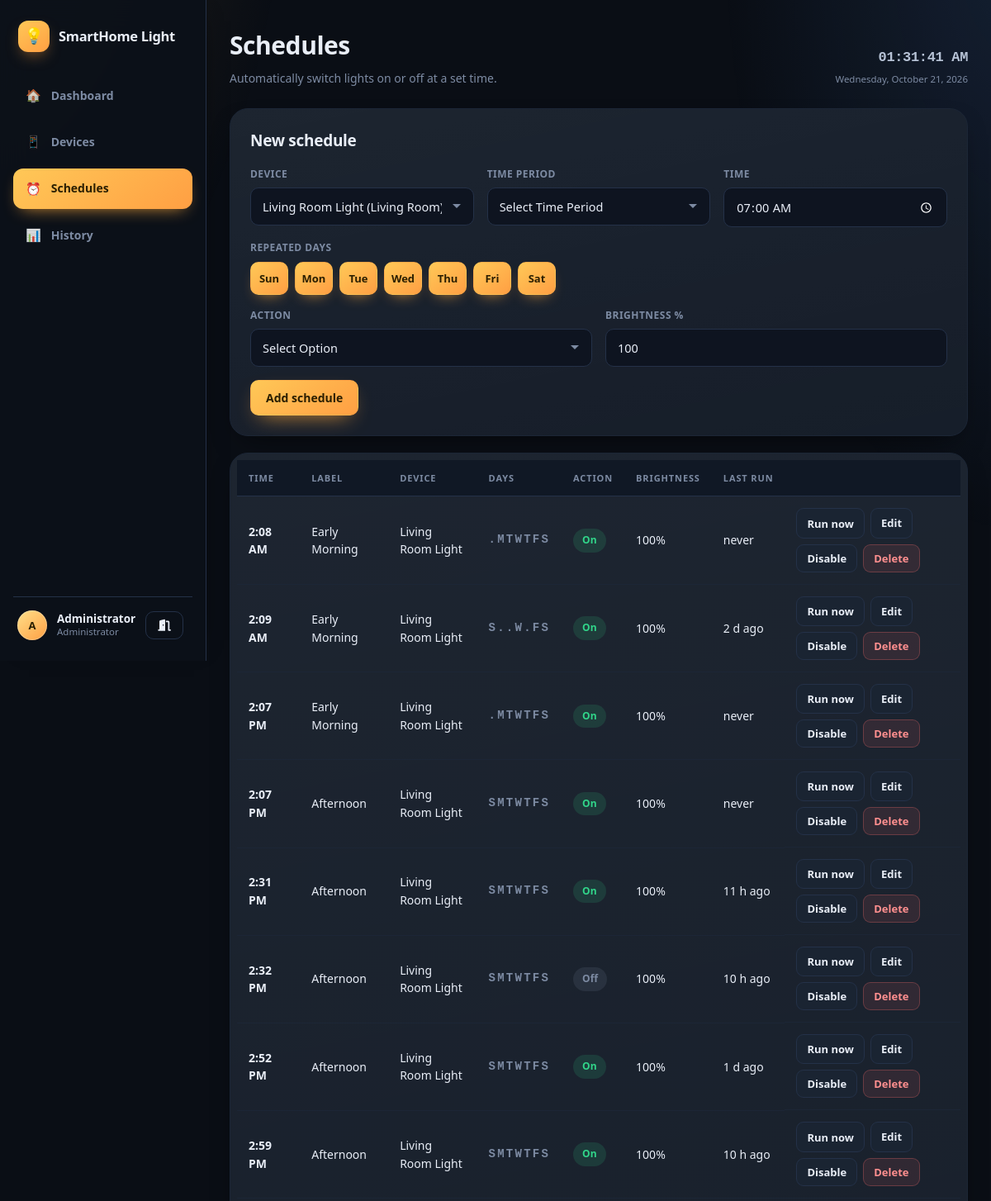
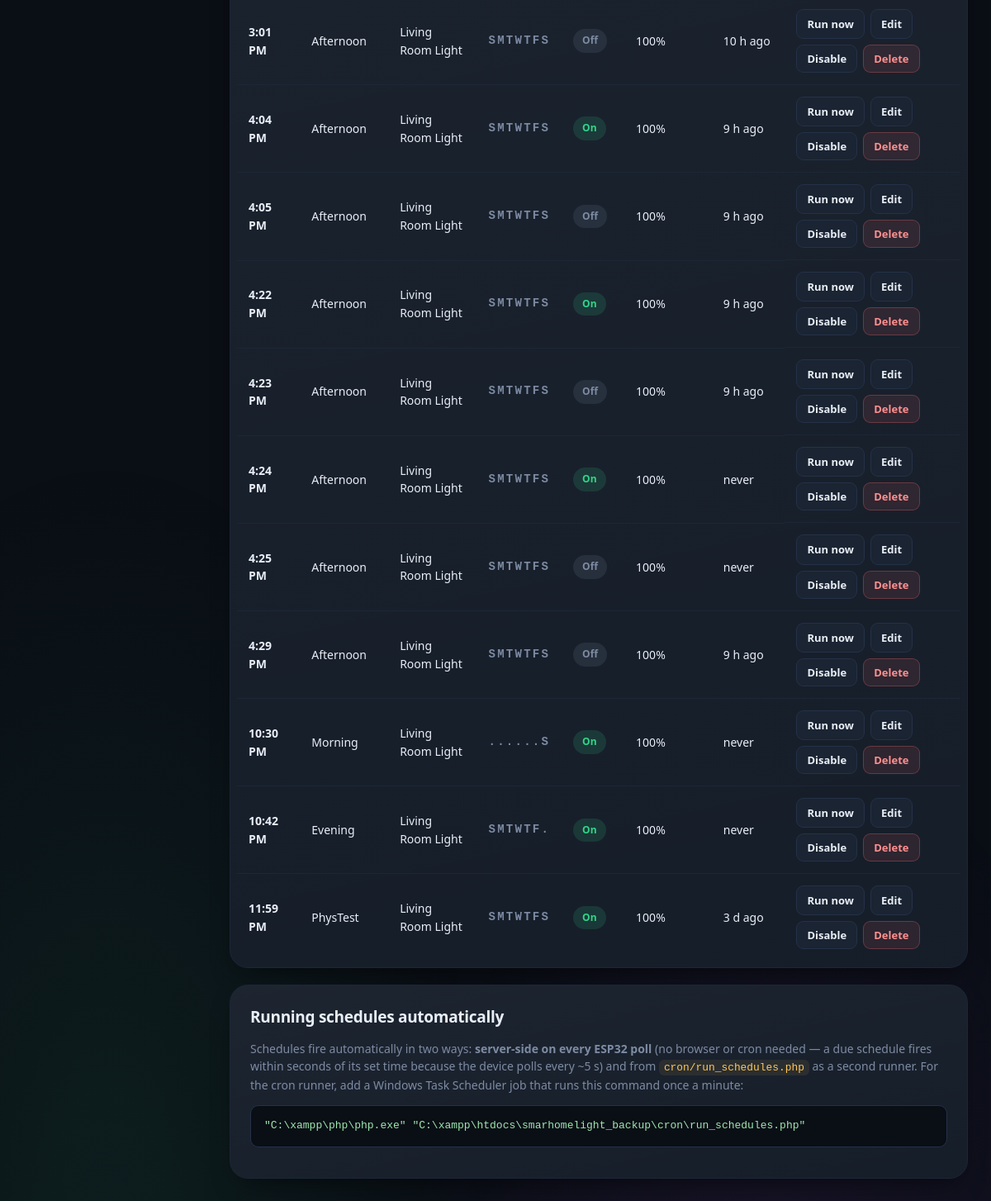
Screenshot of /schedules.php (signed in) with the database file from the repository (2 pictures, top to bottom).
### tables this page shows
CREATE TABLE IF NOT EXISTS `schedules` (
  `id`          INT UNSIGNED NOT NULL AUTO_INCREMENT,
  `device_id`   INT UNSIGNED NOT NULL,
  `label`       VARCHAR(80)  NOT NULL DEFAULT 'Schedule',
  `time_of_day` TIME         NOT NULL,
  `days_of_week` VARCHAR(20)  NOT NULL DEFAULT '1111111',
  `is_on`       TINYINT(1)   NOT NULL DEFAULT 1,
  `brightness`  TINYINT UNSIGNED NOT NULL DEFAULT 100,
  `color_r`     SMALLINT UNSIGNED NOT NULL DEFAULT 255,
  `color_g`     SMALLINT UNSIGNED NOT NULL DEFAULT 214,
  `color_b`     SMALLINT UNSIGNED NOT NULL DEFAULT 175,
  `enabled`     TINYINT(1)   NOT NULL DEFAULT 1,
  `last_run`    DATETIME     NULL DEFAULT NULL,
  `created_at`  TIMESTAMP    NOT NULL DEFAULT CURRENT_TIMESTAMP,
  PRIMARY KEY (`id`),
  KEY `ix_sched_enabled` (`enabled`,`time_of_day`),
  CONSTRAINT `fk_sched_device` FOREIGN KEY (`device_id`)
    REFERENCES `devices` (`id`) ON DELETE CASCADE
);

CREATE TABLE IF NOT EXISTS `devices` (
  `id`             INT UNSIGNED NOT NULL AUTO_INCREMENT,
  `device_key`     VARCHAR(64)  NOT NULL,
  `name`           VARCHAR(80)  NOT NULL,
  `room`           VARCHAR(80)  NOT NULL DEFAULT 'Living Room',
  `ip_address`     VARCHAR(45)  NOT NULL DEFAULT '',
  `firmware`       VARCHAR(40)  NOT NULL DEFAULT '',
  `rssi`           SMALLINT     NOT NULL DEFAULT 0,
  `is_online`      TINYINT(1)   NOT NULL DEFAULT 0,
  `last_seen`      DATETIME     NULL DEFAULT NULL,
  `boot_count`     INT UNSIGNED NOT NULL DEFAULT 0,
  `free_heap`      INT UNSIGNED NOT NULL DEFAULT 0,
   
   
   
  `actual_on`        TINYINT(1)   NOT NULL DEFAULT 0,
  `actual_brightness` TINYINT UNSIGNED NOT NULL DEFAULT 0,
  `actual_r`         SMALLINT UNSIGNED NOT NULL DEFAULT 255,
  `actual_g`         SMALLINT UNSIGNED NOT NULL DEFAULT 214,
  `actual_b`         SMALLINT UNSIGNED NOT NULL DEFAULT 175,
  `actual_mode`      ENUM('white','color') NOT NULL DEFAULT 'white',
  `ldr`              SMALLINT UNSIGNED NOT NULL DEFAULT 0,   
  `room_dark`        TINYINT(1)   NOT NULL DEFAULT 0,        
   
   
   
   
  `op_mode`          ENUM('auto','manual','schedule') NOT NULL DEFAULT 'auto',
  `reported_at`      DATETIME     NULL DEFAULT NULL,
  `created_at`     TIMESTAMP    NOT NULL DEFAULT CURRENT_TIMESTAMP,
  PRIMARY KEY (`id`),
  UNIQUE KEY `uq_devices_key` (`device_key`)
);

### includes/db.php (called while the page is built, shortened)
<?php
require_once __DIR__ . '/config.php';
(static function (): void {
    $cfg = require __DIR__ . '/config.php';
})();
function db(): PDO
{
    static $pdo = null;
    if ($pdo instanceof PDO) {
        return $pdo;
    }
    $cfg = app_config()['db'];
    $dsn = sprintf(
        'mysql:host=%s;port=%d;dbname=%s;charset=%s',
        $cfg['host'],
        $cfg['port'],
        $cfg['name'],
        $cfg['charset']
    );
    $options = [
        PDO::ATTR_ERRMODE            => PDO::ERRMODE_EXCEPTION,
        PDO::ATTR_DEFAULT_FETCH_MODE => PDO::FETCH_ASSOC,
        PDO::ATTR_EMULATE_PREPARES   => false,
    ];
    try {
        $pdo = new PDO($dsn, $cfg['user'], $cfg['pass'], $options);
    } catch (PDOException $e) {
        http_response_code(500);
        exit('Database connection failed. Check includes/config.php and run install.php. (' . $e->getMessage() . ')');
    }
    try {
        $offset = (new DateTime('now', new DateTimeZone(date_default_timezone_get())))->format('P');
        if (preg_match('/^[+-]\d{2}:\d{2}$/', $offset)) {
            $pdo->exec("SET time_zone = '$offset'");
        }
    } catch (Throwable $e) {
    }
    return $pdo;
}
function app_config(?string $key = null, $default = null)
{
    static $cfg = null;
    if ($cfg === null) {
        $cfg = require __DIR__ . '/config.php';
        date_default_timezone_set($cfg['timezone']);
    }
    if ($key === null) {
        return $cfg;
    }
    return $cfg[$key] ?? $default;
}
function setting(string $key, $default = null)
{
    static $cache = null;
    if ($cache === null) {
        $cache = [];
        try {
            foreach (db()->query('SELECT setting_key, setting_value FROM settings') as $row) {
                $cache[$row['setting_key']] = $row['setting_value'];
            }
        } catch (Throwable $e) {
            $cache = [];
        }
    }
    return $cache[$key] ?? $default;
}

### includes/config.php (called while the page is built, shortened)
<?php
return [
    'db' => [
        'host'   => '127.0.0.1',
        'port'   => 3306,
        'name'   => 'smartlight',
        'user'   => 'root',
        'pass'   => '',
        'charset'=> 'utf8mb4',
    ],
    'base_path'   => 'auto',
    'site_name'   => 'SmartHome Light',
    'timezone'    => 'Asia/Manila',
    'session_name' => 'smarthome_light_sess',
    'offline_after'  => 90,
    'poll_interval'  => 5,
    'bulb_watts'     => 9.0,
    'cron_token'     => '',
];

### schedules.php (the view, shortened to what this page needs)
<?php
require_once __DIR__ . '/includes/functions.php';
$devices = get_devices();
$schedules = db()->query(
    'SELECT s.*, d.name AS device_name, d.room
       FROM schedules s
       JOIN devices d ON d.id = s.device_id
      ORDER BY s.time_of_day'
)->fetchAll();
$dayNames = ['Sun', 'Mon', 'Tue', 'Wed', 'Thu', 'Fri', 'Sat'];
$edit   = null;
?>
<link
  rel="stylesheet"
  href="https://cdnjs.cloudflare.com/ajax/libs/font-awesome/6.7.2/css/all.min.css"
>
<div class="page-head">
  <div>
    <h1>Schedules</h1>
    <p class="sub">Automatically switch lights on or off at a set time.</p>
  </div>
  <div class="header-right">
    <div class="page-head-clock">
      <time id="liveClock" datetime=""></time>
      <div id="liveDate"></div>
    </div>
  </div>
</div>
<div class="card">
  <h2><?= $edit ? 'Edit schedule' : 'New schedule' ?></h2>
  <?php if ($devices): ?>
  <form method="post" action="<?= url('schedules.php') ?>">
    <div class="form-row">
      <label class="field">
        <span>Device</span>
        <select name="device_id" required>
          <?php foreach ($devices as $d): ?>
            <option value="<?= (int)$d['id'] ?>"<?= ($edit && (int)$edit['device_id'] === (int)$d['id']) ? ' selected' : '' ?>><?= e($d['name']) ?> (<?= e($d['room']) ?>)</option>
          <?php endforeach; ?>
        </select>
      </label>
     <label class="field">
  <span>Time Period</span>
  <select name="label" required>
    <option value="" disabled <?= $edit ? '' : 'selected' ?>>Select Time Period</option>
  </select>
</label>
      <label class="field">
        <span>Time</span>
        <input type="time" name="time_of_day" value="<?= $edit ? e(substr((string)$edit['time_of_day'], 0, 5)) : '07:00' ?>" required>
      </label>
    </div>
    <div class="field">
      <span>Repeated days</span>
      <div class="day-picker">
        <?php for ($i = 0; $i < 7; $i++):
          $dayOn = $edit ? (((string)$edit['days_of_week'])[$i] === '1') : true; ?>
          <label class="day">
            <span><?= $dayNames[$i] ?></span>
          </label>
        <?php endfor; ?>
      </div>
    </div>
    <div class="form-row">
      <label class="field">
        <span>Action</span>
        <select name="is_on" required>
          <option value="" disabled <?= $edit ? '' : 'selected' ?>>Select Option</option>
        </select>
      </label>
      <label class="field">
        <span>Brightness %</span>
        <input type="number" name="brightness" min="0" max="100" value="<?= $edit ? (int)$edit['brightness'] : 100 ?>">
      </label>
    </div>
    <button class="btn btn-primary" type="submit"><?= $edit ? 'Save changes' : 'Add schedule' ?></button>
  </form>
  <?php else: ?>
    <p class="muted">Add a device first.</p>
  <?php endif; ?>
</div>
<section class="table-wrap card">
  <table class="table">
    <thead>
      <tr><th>Time</th><th>Label</th><th>Device</th><th>Days</th><th>Action</th><th>Brightness</th><th>Last run</th><th></th></tr>
    </thead>
    <tbody>
      <?php foreach ($schedules as $s): ?>
        <?php
          $days = '';
          for ($i = 0; $i < 7; $i++) {
              $days .= ($s['days_of_week'][$i] === '1') ? $dayNames[$i][0] : '.';
          }
        ?>
        <tr class="<?= $s['enabled'] ? '' : 'disabled-row' ?>">
         <td>
    <b><?= date('g:i A', strtotime($s['time_of_day'])) ?></b>
</td>
          <td><?= e($s['label']) ?></td>
          <td><?= e($s['device_name']) ?></td>
          <td class="days"><?= e($days) ?></td>
          <td>
            <span class="badge <?= $s['is_on'] ? 'badge-ok' : 'badge-off' ?>">
              <?= $s['is_on'] ? 'On' : 'Off' ?>
            </span>
          </td>
          <td><?= (int)$s['brightness'] ?>%</td>
          <td><?= e(time_ago($s['last_run'])) ?></td>
          <td class="actions">
            <button class="btn btn-sm" onclick="runNow(<?= (int)$s['id'] ?>, this)">Run now</button>
            <a class="btn btn-sm" href="<?= url('schedules.php') ?>?edit=<?= (int)$s['id'] ?>">Edit</a>
            <form method="post" action="<?= url('schedules.php') ?>" class="inline-form">
              <button class="btn btn-sm" type="submit"><?= $s['enabled'] ? 'Disable' : 'Enable' ?></button>
            </form>
            <form method="post" action="<?= url('schedules.php') ?>" class="inline-form">
              <button class="btn btn-sm btn-danger" type="submit">Delete</button>
            </form>
          </td>
        </tr>
      <?php endforeach; ?>
    </tbody>
  </table>
</section>
<div class="card help">
  <h2>Running schedules automatically</h2>
  <p class="muted">
    Schedules fire automatically in two ways: <b>server-side on every ESP32 poll</b>
    (no browser or cron needed &mdash; a due schedule fires within seconds of its set
    time because the device polls every ~5 s) and from <code>cron/run_schedules.php</code>
    as a second runner. For the cron runner, add a Windows Task Scheduler job that runs
    this command once a minute:
  </p>
  <pre class="code">"C:\xampp\php\php.exe" "C:\xampp\htdocs\smarhomelight_backup\cron\run_schedules.php"</pre>
</div>

### rows the page displays
schedules: time_of_day "2:08 AM", label "Early Morning", device.name "Living Room Light", days ".MTWTFS", is_on "On", brightness "100", last_run "never", enabled "Disable"
schedules: time_of_day "2:09 AM", label "Early Morning", device.name "Living Room Light", days "S..W.FS", is_on "On", brightness "100", last_run "2 d ago", enabled "Disable"
schedules: time_of_day "2:07 PM", label "Early Morning", device.name "Living Room Light", days ".MTWTFS", is_on "On", brightness "100", last_run "never", enabled "Disable"
schedules: time_of_day "2:07 PM", label "Afternoon", device.name "Living Room Light", days "SMTWTFS", is_on "On", brightness "100", last_run "never", enabled "Disable"
schedules: time_of_day "2:31 PM", label "Afternoon", device.name "Living Room Light", days "SMTWTFS", is_on "On", brightness "100", last_run "11 h ago", enabled "Disable"
schedules: time_of_day "2:32 PM", label "Afternoon", device.name "Living Room Light", days "SMTWTFS", is_on "Off", brightness "100", last_run "10 h ago", enabled "Disable"
schedules: time_of_day "2:52 PM", label "Afternoon", device.name "Living Room Light", days "SMTWTFS", is_on "On", brightness "100", last_run "1 d ago", enabled "Disable"
schedules: time_of_day "2:59 PM", label "Afternoon", device.name "Living Room Light", days "SMTWTFS", is_on "On", brightness "100", last_run "10 h ago", enabled "Disable"
schedules: time_of_day "3:01 PM", label "Afternoon", device.name "Living Room Light", days "SMTWTFS", is_on "Off", brightness "100", last_run "10 h ago", enabled "Disable"
schedules: time_of_day "4:04 PM", label "Afternoon", device.name "Living Room Light", days "SMTWTFS", is_on "On", brightness "100", last_run "9 h ago", enabled "Disable"
schedules: time_of_day "4:05 PM", label "Afternoon", device.name "Living Room Light", days "SMTWTFS", is_on "Off", brightness "100", last_run "9 h ago", enabled "Disable"
schedules: time_of_day "4:22 PM", label "Afternoon", device.name "Living Room Light", days "SMTWTFS", is_on "On", brightness "100", last_run "9 h ago", enabled "Disable"
schedules: time_of_day "4:23 PM", label "Afternoon", device.name "Living Room Light", days "SMTWTFS", is_on "Off", brightness "100", last_run "9 h ago", enabled "Disable"
schedules: time_of_day "4:24 PM", label "Afternoon", device.name "Living Room Light", days "SMTWTFS", is_on "On", brightness "100", last_run "never", enabled "Disable"
schedules: time_of_day "4:25 PM", label "Afternoon", device.name "Living Room Light", days "SMTWTFS", is_on "Off", brightness "100", last_run "never", enabled "Disable"
schedules: time_of_day "4:29 PM", label "Afternoon", device.name "Living Room Light", days "SMTWTFS", is_on "Off", brightness "100", last_run "9 h ago", enabled "Disable"
schedules: time_of_day "10:30 PM", label "Morning", device.name "Living Room Light", days "......S", is_on "On", brightness "100", last_run "never", enabled "Disable"
schedules: time_of_day "10:42 PM", label "Evening", device.name "Living Room Light", days "SMTWTF.", is_on "On", brightness "100", last_run "never", enabled "Disable"
schedules: time_of_day "11:59 PM", label "PhysTest", device.name "Living Room Light", days "SMTWTFS", is_on "On", brightness "100", last_run "3 d ago", enabled "Disable"

### other values shown
$site "SmartHome Light"
$icon "🏠"
$label "Dashboard"
$icon "📱"
$label "Devices"
$icon "⏰"
$label "Schedules"
$icon "📊"
$label "History"
initials($user) "A"
$user "Administrator"
$dayNames[$i] "Sun"
$dayNames[$i] "Mon"
$dayNames[$i] "Tue"
$dayNames[$i] "Wed"
